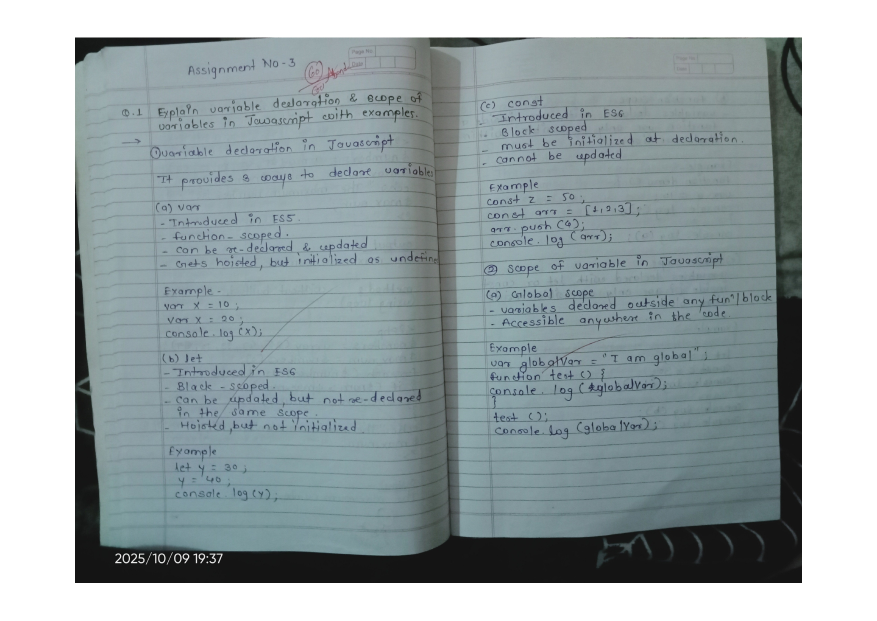
#> input picture handwritten_model/test/72_WT ass 3_page-0001.jpg, 1754 x 1241 px (shown at 1/2 size)
$ python -i deskew_predict_export.py   (imports and definitions only)
#> lines starting #> are read from the running program, lines starting #| are printed output that depends on the picture; after the words box and inside, x2 and y2 are one past the last pixel; in counts of white or black regions, pixels touching at a corner belong together
#> further down, picture is the input picture: shape (1241, 1754, 3); mean B, G, R 169.6, 167.1, 155.7
"""
deskew_predict_export.py
---------------------------------
Deskews input document images, runs YOLOv8 inference,
and saves both:
  1️⃣ Deskewed + annotated images (for visual verification)
  2️⃣ JSONs in official Stage-1 submission format


Author: Piyush Bhavsar
Modified & Fixed by: ChatGPT (Arjan's version)
"""

import os
import cv2
import json
import numpy as np
from pathlib import Path
from ultralytics import YOLO

# ------------------------- CONFIGURATION --------------------------
MODEL_PATH = r"D:\projects\MULTILINGUAL_OCR\multilingual_doc_understanding\ovr_v2\handwritten_model\best.pt"  # your trained YOLO model
SOURCE_DIR = r"D:\projects\MULTILINGUAL_OCR\multilingual_doc_understanding\ovr_v2\handwritten_model\test"  # folder with tilted images
OUT_JSON_DIR = r"D:\projects\MULTILINGUAL_OCR\multilingual_doc_understanding\ovr_v2\handwritten_model\stage1_submission_jsons"  # where JSONs will go
OUT_IMG_DIR = r"D:\projects\MULTILINGUAL_OCR\multilingual_doc_understanding\ovr_v2\handwritten_model\deskewed_predicted_images"  # annotated deskewed images for verification

CONF_THRESH = 0.25  # confidence threshold
IMG_SIZE = 960      # YOLO inference image size
# ------------------------------------------------------------------

# [2 lines not run here, left out]

# Load YOLO model
# [1 line that did not run here, left out]
# [1 line not run here, left out]


# ------------------------- DESKEW FUNCTION ------------------------
def deskew_image(img):
    """
    Deskew the image by estimating the dominant text-line or document angle.
    Returns the deskewed image and the correction angle.
    """
    gray = cv2.cvtColor(img, cv2.COLOR_BGR2GRAY)

    # Invert for text-on-white images
    gray_inv = cv2.bitwise_not(gray)
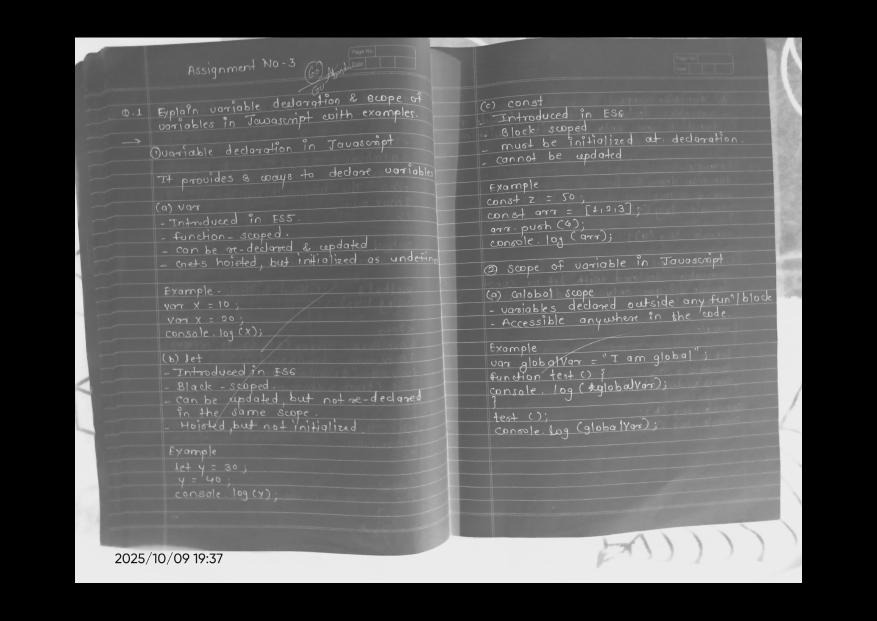
#> gray_inv: shape (1241, 1754) (shown at 1/2 size); min 0, max 240, mean 91

    # Threshold to binary
    thresh = cv2.threshold(gray_inv, 0, 255, cv2.THRESH_BINARY | cv2.THRESH_OTSU)[1]
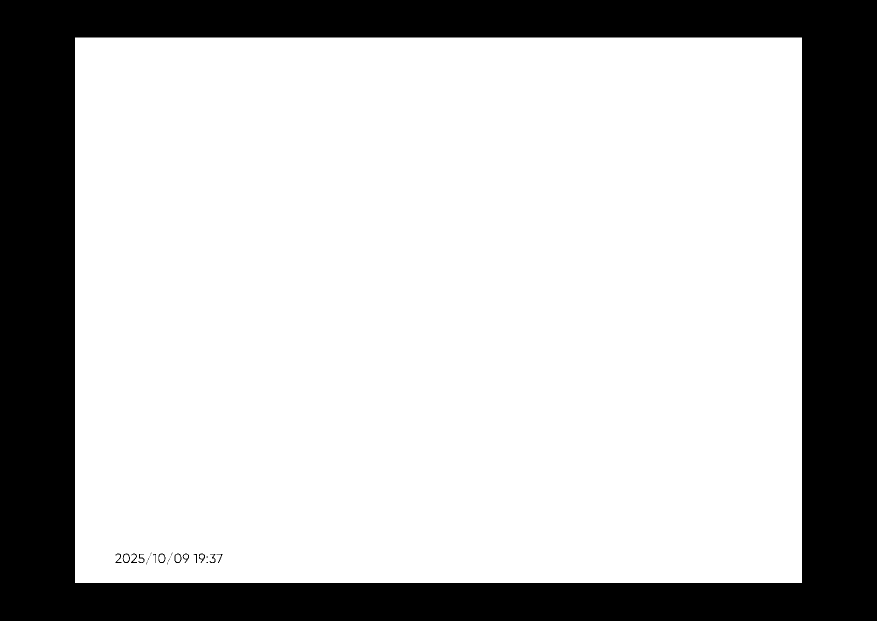
#> thresh: shape (1241, 1754) (shown at 1/2 size); 72.8% white; 29 black regions (16 under 20 px), largest, box (x1, y1, x2, y2) and area: (0, 0, 1754, 1241) 590400, (349, 1107, 363, 1126) 90, (245, 1107, 260, 1126) 88

    # Get coordinates of all white pixels
    coords = np.column_stack(np.where(thresh > 0))
#> coords = 1585443 pairs, first value 75 to 1165, second value 150 to 1603
    if len(coords) == 0:
        # fallback: return original if no text content detected
        return img, 0.0

    # Compute angle using minAreaRect
    angle = cv2.minAreaRect(coords)[-1]
#> angle = -90

    # Normalize the angle to be between [-45, 45]
    if angle < -45:
        angle = 90 + angle
#> angle = 0
    elif angle > 45:
        angle = angle - 90

    # Negate to rotate in the correct direction
    angle = -angle

    # Rotate image around its center
    (h, w) = img.shape[:2]
#> h = 1241; w = 1754
    center = (w // 2, h // 2)
#> center = (877, 620)
    M = cv2.getRotationMatrix2D(center, angle, 1.0)
#> M = [[1, 0, 0], [0, 1, 0]]
    rotated = cv2.warpAffine(
        img, M, (w, h),
        flags=cv2.INTER_CUBIC,
        borderMode=cv2.BORDER_REPLICATE
    )

    return rotated, angle


# ---------------------- MAIN INFERENCE LOOP ----------------------
image_files = [f for f in os.listdir(SOURCE_DIR)
               if f.lower().endswith((".png", ".jpg", ".jpeg"))]

# [58 lines not run here, left out]

>>> import cv2
>>> picture = cv2.imread('test/72_WT ass 3_page-0001.jpg')
>>> result = deskew_image(picture)
